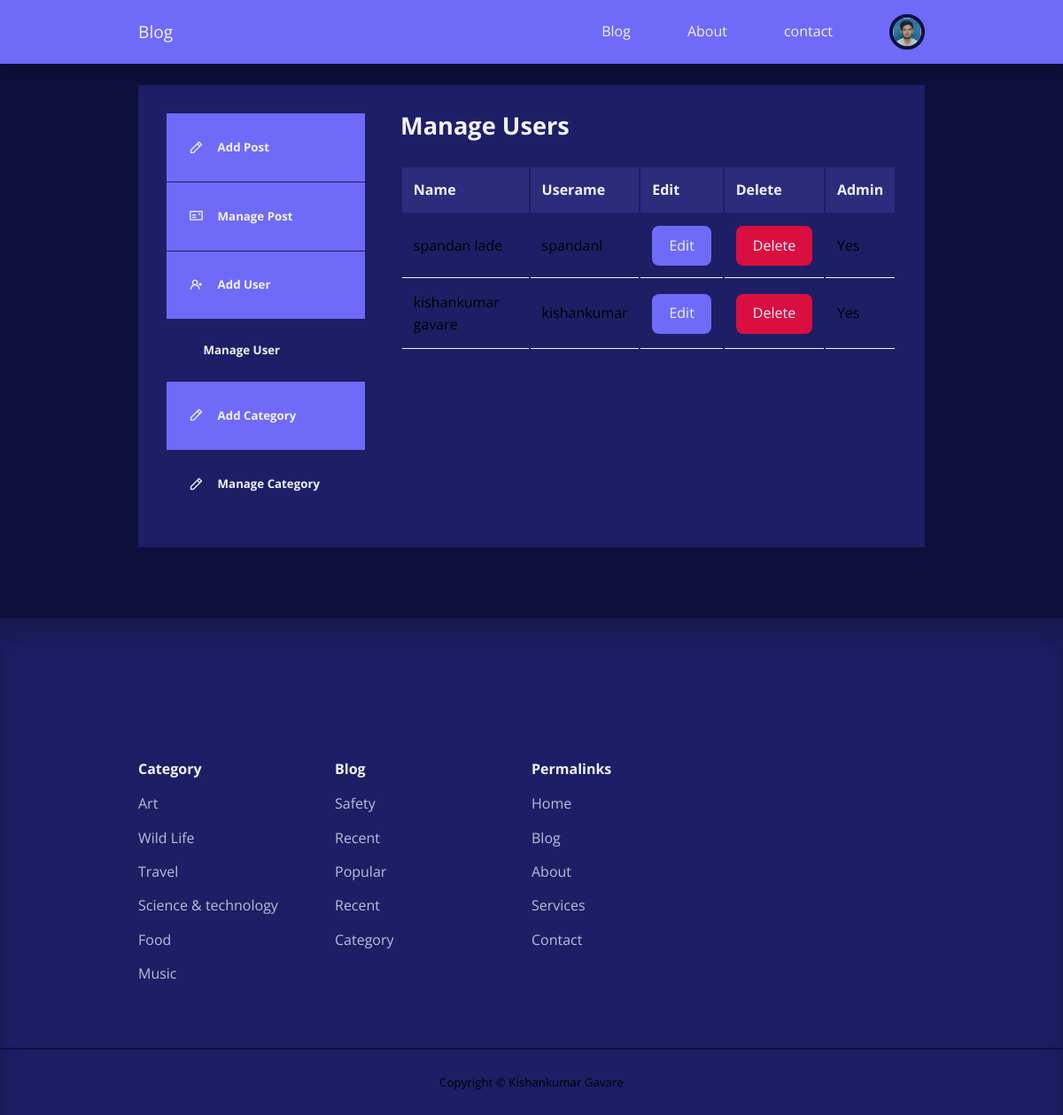
The page /admin/manage-user.php (signed in) on the database its author committed.
### tables this page shows
CREATE TABLE `users` (
  `id` int(11) UNSIGNED NOT NULL,
  `firstname` varchar(50) NOT NULL,
  `lastname` varchar(50) NOT NULL,
  `username` varchar(50) NOT NULL,
  `email` varchar(100) NOT NULL,
  `password` varchar(255) NOT NULL,
  `avatar` varchar(255) NOT NULL,
  `is_admin` tinyint(1) NOT NULL
);

### admin/partials/header.php (called while the page is built, shortened)
<?php
require '../partials/header.php';

### admin/manage-user.php (the view, shortened to what this page needs)
<?php
include 'partials/header.php';
$current_admin_id =$_SESSION['user-id'];
$query= "SELECT * FROM users WHERE NOT id =$current_admin_id";
$users = mysqli_query($connection, $query);
?>
<section class="dashboard">
    <div class="container dashboard__container">
        <aside>
            <ul>
                <li><a href="add-post.php"><i class="uil uil-pen"></i>
                 <h5>Add Post</h5>
                </a>
            </li>
            <li><a href="index.php"><i class="uil uil-postcard"></i>
                <h5>Manage Post</h5>
               </a>
           </li>
           <?php if(isset($_SESSION['user_is_admin'])): ?>
           <li>
            <a href="add-user.php"><i class="uil uil-user-plus"></i>
            <h5>Add User</h5>
           </a>
       </li>
       <li><a href="manage-user.php" class="active"><i class="uil uil-user-alt"></i>
        <h5>Manage User</h5>
       </a>
   </li>
   <li><a href="add-category.php"><i class="uil uil-pen"></i>
    <h5>Add Category</h5>
   </a>
</li>
<li><a href="manage-categories.php" class="active"><i class="uil uil-pen"></i>
    <h5>Manage Category</h5>
   </a>
</li>
<?php endif ?>
            </ul>
        </aside>
        <main>
        <h2>Manage Users</h2>
        <?php if(mysqli_num_rows($users) > 0) : ?>
        <table>
            <thead>
                <tr>
                    <th>Name</th>
                    <th>Userame</th>
                    <th>Edit</th>
                    <th>Delete</th>
                    <th>Admin</th>
                </tr>
            </thead>
            <tbody>
                <?php while($user = mysqli_fetch_assoc($users)) : ?>
               <tr>
                <td><?= "{$user['firstname']} {$user['lastname']}" ?></td>
                <td><?= $user['username'] ?></td>
                <td><a href="<?= ROOT_URL ?>admin/edit-user.php?id=<?= $user['id'] ?>" class="btn sm">Edit</a></td>
                <td><a href="<?= ROOT_URL ?>admin/delete-user.php?id=<?= $user['id'] ?>" class="btn sm danger">Delete</a></td>
                <td><?= $user['is_admin'] ? 'Yes' : 'No' ?></td>
               </tr>
               <?php endwhile ?>
            </tbody>
        </table>
        <?php else : ?>
            <div class="alert__message error"><?= "No Users Found" ?></div>
            <?php endif ?>
        </main>
    </div>
</section>
<?php
include '../partials/footer.php';
?>

### partials/header.php (shortened to what this page needs)
<?php
require 'config/database.php';
if(isset($_SESSION['user-id'])){
    $id=filter_var($_SESSION['user-id'], FILTER_SANITIZE_NUMBER_INT);
    $query = "SELECT avatar FROM users WHERE id=$id";
    $result= mysqli_query($connection, $query);
    $avatar= mysqli_fetch_assoc($result);
}
?>
<!DOCTYPE html>
<html>
    <head>
        <link rel="stylesheet" href="<?= ROOT_URL ?>css/style.css">
         <link rel="stylesheet" href="https://unicons.iconscout.com/release/v4.0.0/css/line.css">
    </head>
    <body>
        <nav>
            <div class="container nav_container">
                <a href="<?= ROOT_URL?>" class="nav_logo">Blog</a>
                <ul class="nav_items">
                    <li><a href="<?= ROOT_URL?>blog.php">Blog</a></li>
                    <li><a href="<?= ROOT_URL?>About.php">About</a></li>
                    <li><a href="<?= ROOT_URL?>contact.php">contact</a></li>
                    <?php if(isset($_SESSION['user-id'])) :?>
                        <li class="nav_profile">
                            <div class="avtar">
                                <img src="<?= ROOT_URL . 'images/' . $avatar['avatar'] ?>">
                            </div>
                        </li>
                    <?php else : ?>
                    <li><a href="<?= ROOT_URL?>signin.php">Signin</a></li>
                    <?php endif ?>
                </ul>
            </div>
        </nav>
</body>
</html>

### css/style.css (style rules this page uses)
:root { --color-primary:#6f6af8; --color-primary-light:hsl(242,91%,69%,18%); --color-priamry-variant:#5854c7; --color-red:#da0f3f; --color-red-light:rgba(252, 75, 44, 0.15); --color-green:#00c476; --color-green-light:hsl(156,100%,38%,15%); --color-gray-900:#1e1e66; --color-gray-700:#2d2b7c; --color-gray-300:rgba(242,242,254,0,3); --color-gray-200:rgba(242,242,254,0,7); --color-white:#f2f2fe; --color-bg:#0f0f3e; --transition:all 300ms ease; --container-width-lg:74%; --container-width-md:88%; --form-width:40%; --card-border-radius-1:0.3rem; --card-border-radius-2:0.5rem; --card-border-radius-3:0.8rem; --card-border-radius-4:2rem; --card-border-radius-5:5rem; }
* { margin:0; padding:0; outline:0; border:0; appearance:0; list-style:none; text-decoration:none; box-sizing: border-box; }
body { font-family: 'Open Sans', sans-serif; line-height:1.6; color:var(--color-gray-200); overflow-x: hidden; background:var(--color-bg); font-size: 0.9erem; }
.container { width:var(--container-width-lg); max-width:1800px; margin-inline:auto; }
section { margin-top:3rem; width:100w; }
h1,h2,h3,h4,h5 { color:var(--color-white); line-height:1.3; }
h2 { font-size:1.7rem; margin:1rem 0; }
a { color:var(--color-white); transition:var(--transition) }
img { display:block; width: 100%; object-fit: cover; }
nav { background: var(--color-primary); width: 100vw; height: 4.5rem; position:fixed; top:0; z-index:10; box-shadow:0 1rem 1rem rgba(0,0,0,0.2); }
.nav_container { height:100%; display:flex; align-items:center; justify-content: space-between; }
.avtar { width:2.5rem; height:2.5rem; border-radius: 50%; overflow:hidden; border:0.3rem solid var(--color-bg) }
.nav_logo { font-weight: 600%; font-size:1.2rem; }
.nav_items { display: flex; align-items: center; gap:4rem; }
.nav_profile { position:relative; cursor:pointer; }
.btn { display:inline-block; width:fit-content; padding: 0.6rem 1.2rem; background-color: var(--color-primary); border-radius: var(--card-border-radius-2); cursor: pointer; transition:var(--color-white); }
.btn.danger { background: var(--color-red); }
.dashboard { margin-top: 6rem; }
.dashboard__container { display:grid; grid-template-columns:14rem auto; gap:1rem; background: var(--color-gray-900); padding:2rem; margin-bottom:5rem; }
.dashboard aside a { background-color: var(--color-primary); display: flex; gap:1rem; align-items: center; padding: 1.6rem; }
.dashboard aside ul li a { border-bottom: 1px solid var(--color-gray-900); }
.dashboard aside a.active { background-color: var(--color-gray-900); }
.dashboard main { margin-left:1.5rem; }
.dashboard main h2 { margin:0 0 2rem 0; line-height:1; }
.dashboard main table { width:100%; text-align:left; }
.dashboard main table th { background: var(--color-gray-700); padding:0.8rem; color:var(--color-white); }
.dashboard main table td { padding:0.8rem; border-bottom: 0.05rem solid var(--color-white); }

### rows shown on the page
users: avatar (picture)
users: firstname "spandan", lastname "lade", username "spandanl", is_admin "Yes"
users: firstname "kishankumar", lastname "gavare", username "kishankumar", is_admin "Yes"
